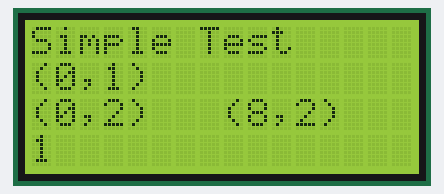
Simulated run of this sketch. Board: Arduino Uno, built with avr-gcc and run on an emulated ATmega328P. Parts: 16×4 character LCD.

Above: at 0.15 s.
At 5.05 s:
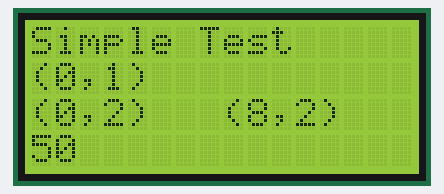
At 10.05 s:
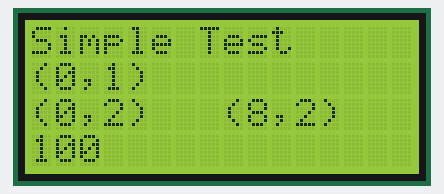
At 19.95 s:
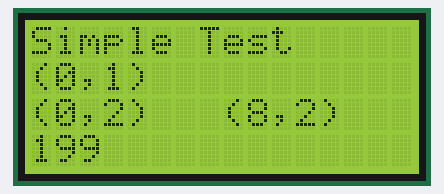
At 29.85 s:
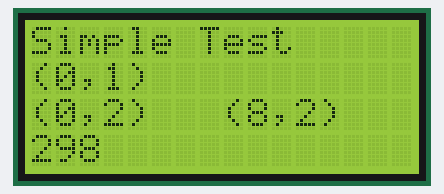
At 39.85 s:
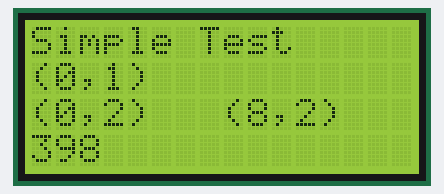

The sketch:

SimpleTest.pde
```cpp
// (licence header left out)
#include <LiquidCrystal.h>

LiquidCrystal lcd(12, 11, 5, 4, 3, 2);

void setCursor(uint8_t x, uint8_t y)
{
  if ( y >= 2 )
  {
    x+=16;
    y-=2;
  }
  lcd.setCursor(x, y);
}

void setup() {
  lcd.begin(16, 4);
  lcd.print("Simple Test");
}

void loop() {
  setCursor(0, 1);
  lcd.print("(0,1)");

  setCursor(0, 2);
  lcd.print("(0,2)");

  setCursor(8, 2);
  lcd.print("(8,2)");

  setCursor(0, 3);
  lcd.print(millis()/100);
}
```
